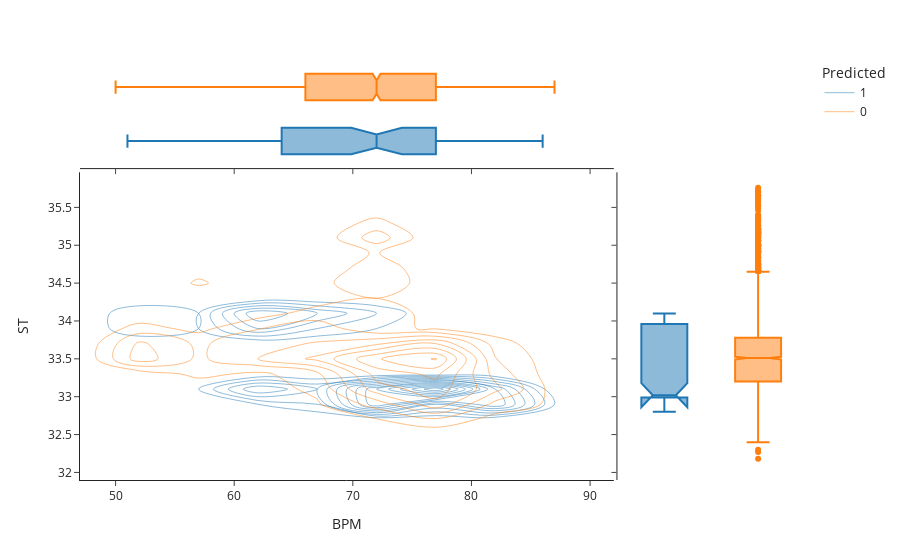

Notebook source saved alongside this figure:
### Markdown cell above
## Exploratory Data Analysis

### Code cell
fig = px.density_contour(data, x="BPM", y="ST", color="Predicted", marginal_x = 'box', marginal_y = 'box', template ='simple_white')
fig.show()

### Figure 1 — Plotly figure (JSON) as saved in the notebook; plotly's stock layout.template omitted (floating-point values rounded to 4 significant figures; data arrays with more than 128 entries replaced by an {"elided": "..."} marker saying what was removed)
{"data": [{"contours": {"coloring": "none"}, "hovertemplate": "Predicted=1<br>BPM=%{x}<br>ST=%{y}<br>count=%{z}<extra></extra>", "legendgroup": "1", "line": {"color": "#1F77B4"}, "name": "1", "showlegend": true, "type": "histogram2dcontour", "x": [86, 79, 80, 81, 79, 80, 83, 82, 81, 82, 83, 83, 81, 81, 61, 70, 55, 55, 64, 66, 66, 66, 63, 63, 86, 62, 62, 62, 63, 70, 70, 70, 69, 69, 69, 79, 63, 86, 68, 68, 68, 74, 74, 74, 65, 78, 72, 69, 72, 73, 72, 60, 60, 70, 71, 74, 72, 70, 75, 73, 78, 83, 75, 84, 78, 76, 77, 77, 77, 70, 75, 76, 75, 76, 77, 72, 74, 74, 76, 76, 57, 58, 61, 62, 64, 60, 60, 51, 51, 53, 54], "xaxis": "x", "xbingroup": "x", "y": [32.99, 33.01, 32.99, 32.96, 33.02, 33, 32.95, 33, 33.02, 32.99, 33.02, 32.99, 33.01, 33.05, 33.11, 32.95, 33.02, 32.97, 33, 32.94, 33, 33.05, 32.99, 33.09, 34.01, 33.99, 34.02, 33.96, 34.03, 33.92, 34.01, 34.1, 33.99, 34, 34.1, 33.89, 34.01, 33.96, 34, 34.01, 33.94, 33, 33, 32.8, 33.07, 32.98, 33.07, 32.96, 32.95, 33.02, 33.07, 33.04, 33.03, 32.99, 33.01, 32.91, 33.02, 32.98, 33.07, 32.96, 33.03, 32.99, 33.04, 32.94, 33.11, 33, 32.91, 33.01, 33.05, 32.9, 33.01, 33.12, 33.01, 33.09, 32.89, 33.05, 32.92, 33, 33.01, 32.87, 34.01, 33.97, 34.03, 33.99, 34, 34.05, 33.86, 34.03, 33.96, 34.01, 33.96], "yaxis": "y", "ybingroup": "y"}, {"alignmentgroup": "True", "hovertemplate": "Predicted=1<br>BPM=%{x}<extra></extra>", "legendgroup": "1", "line": {"color": "#1F77B4"}, "marker": {"color": "#1F77B4"}, "name": "1", "notched": true, "offsetgroup": "1", "showlegend": false, "type": "box", "x": [86, 79, 80, 81, 79, 80, 83, 82, 81, 82, 83, 83, 81, 81, 61, 70, 55, 55, 64, 66, 66, 66, 63, 63, 86, 62, 62, 62, 63, 70, 70, 70, 69, 69, 69, 79, 63, 86, 68, 68, 68, 74, 74, 74, 65, 78, 72, 69, 72, 73, 72, 60, 60, 70, 71, 74, 72, 70, 75, 73, 78, 83, 75, 84, 78, 76, 77, 77, 77, 70, 75, 76, 75, 76, 77, 72, 74, 74, 76, 76, 57, 58, 61, 62, 64, 60, 60, 51, 51, 53, 54], "xaxis": "x3", "yaxis": "y3"}, {"alignmentgroup": "True", "hovertemplate": "Predicted=1<br>ST=%{y}<extra></extra>", "legendgroup": "1", "line": {"color": "#1F77B4"}, "marker": {"color": "#1F77B4"}, "name": "1", "notched": true, "offsetgroup": "1", "showlegend": false, "type": "box", "xaxis": "x2", "y": [32.99, 33.01, 32.99, 32.96, 33.02, 33, 32.95, 33, 33.02, 32.99, 33.02, 32.99, 33.01, 33.05, 33.11, 32.95, 33.02, 32.97, 33, 32.94, 33, 33.05, 32.99, 33.09, 34.01, 33.99, 34.02, 33.96, 34.03, 33.92, 34.01, 34.1, 33.99, 34, 34.1, 33.89, 34.01, 33.96, 34, 34.01, 33.94, 33, 33, 32.8, 33.07, 32.98, 33.07, 32.96, 32.95, 33.02, 33.07, 33.04, 33.03, 32.99, 33.01, 32.91, 33.02, 32.98, 33.07, 32.96, 33.03, 32.99, 33.04, 32.94, 33.11, 33, 32.91, 33.01, 33.05, 32.9, 33.01, 33.12, 33.01, 33.09, 32.89, 33.05, 32.92, 33, 33.01, 32.87, 34.01, 33.97, 34.03, 33.99, 34, 34.05, 33.86, 34.03, 33.96, 34.01, 33.96], "yaxis": "y2"}, {"contours": {"coloring": "none"}, "hovertemplate": "Predicted=0<br>BPM=%{x}<br>ST=%{y}<br>count=%{z}<extra></extra>", "legendgroup": "0", "line": {"color": "#FF7F0E"}, "name": "0", "showlegend": true, "type": "histogram2dcontour", "x": {"elided": "2724 int values"}, "xaxis": "x", "xbingroup": "x", "y": {"elided": "2724 float values"}, "yaxis": "y", "ybingroup": "y"}, {"alignmentgroup": "True", "hovertemplate": "Predicted=0<br>BPM=%{x}<extra></extra>", "legendgroup": "0", "line": {"color": "#FF7F0E"}, "marker": {"color": "#FF7F0E"}, "name": "0", "notched": true, "offsetgroup": "0", "showlegend": false, "type": "box", "x": {"elided": "2724 int values"}, "xaxis": "x3", "yaxis": "y3"}, {"alignmentgroup": "True", "hovertemplate": "Predicted=0<br>ST=%{y}<extra></extra>", "legendgroup": "0", "line": {"color": "#FF7F0E"}, "marker": {"color": "#FF7F0E"}, "name": "0", "notched": true, "offsetgroup": "0", "showlegend": false, "type": "box", "xaxis": "x2", "y": {"elided": "2724 float values"}, "yaxis": "y2"}], "layout": {"legend": {"title": {"text": "Predicted"}, "tracegroupgap": 0}, "margin": {"t": 60}, "xaxis": {"anchor": "y", "domain": [0, 0.7363], "title": {"text": "BPM"}}, "xaxis2": {"anchor": "y2", "domain": [0.7413, 1], "matches": "x2", "showline": false, "showticklabels": false, "ticks": ""}, "xaxis3": {"anchor": "y3", "domain": [0, 0.7363], "matches": "x", "showticklabels": false}, "xaxis4": {"anchor": "y4", "domain": [0.7413, 1], "matches": "x2", "showline": false, "showticklabels": false, "ticks": ""}, "yaxis": {"anchor": "x", "domain": [0, 0.7326], "title": {"text": "ST"}}, "yaxis2": {"anchor": "x2", "domain": [0, 0.7326], "matches": "y", "showticklabels": false}, "yaxis3": {"anchor": "x3", "domain": [0.7426, 1], "matches": "y3", "showline": false, "showticklabels": false, "ticks": ""}, "yaxis4": {"anchor": "x4", "domain": [0.7426, 1], "matches": "y3", "showline": false, "showticklabels": false, "ticks": ""}}}
